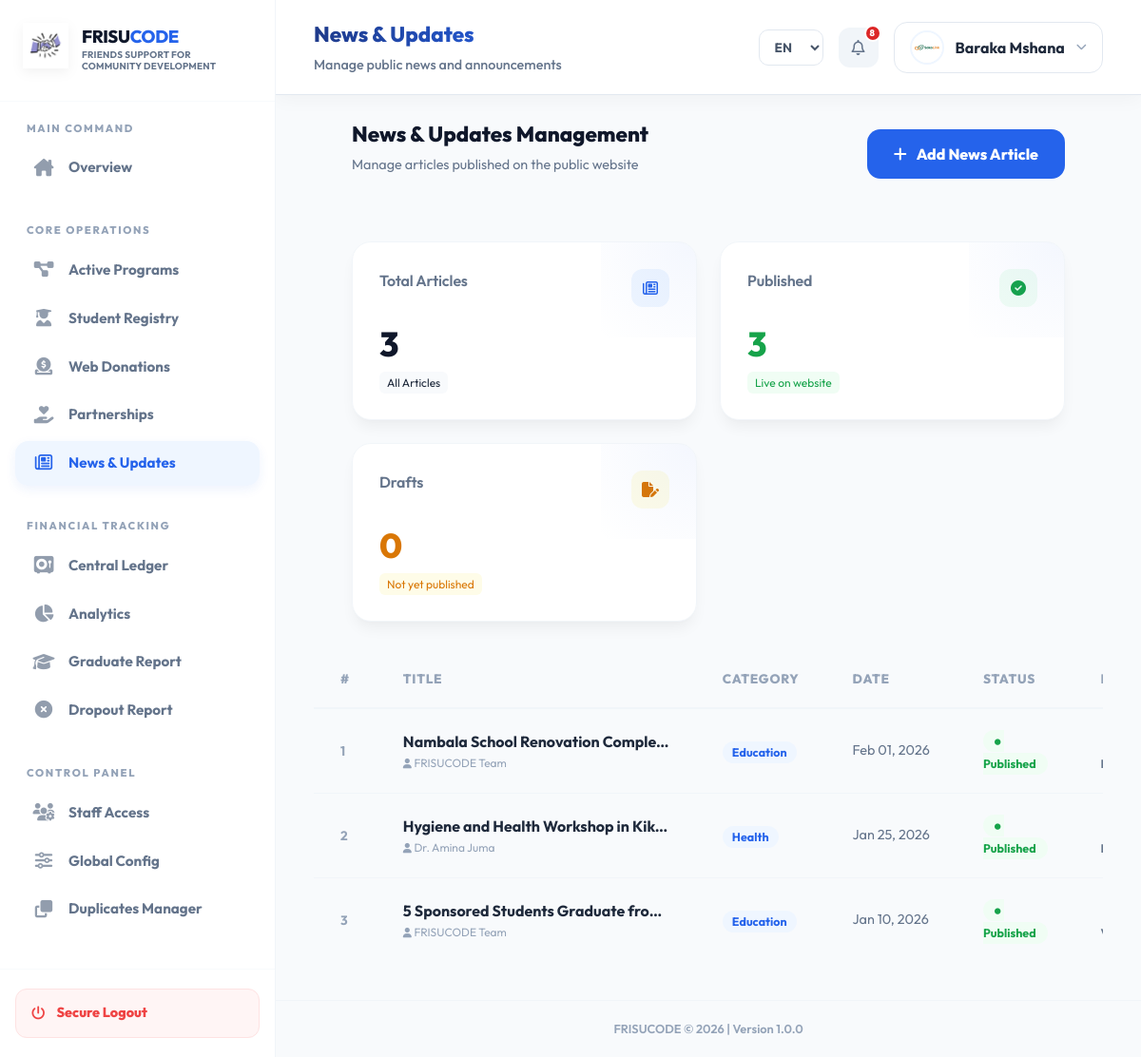
The page /system/news/index.php (signed in) on the database its author committed.
### tables this page shows
CREATE TABLE `users` (
  `id` int(11) NOT NULL,
  `full_name` varchar(100) NOT NULL,
  `email` varchar(100) NOT NULL,
  `profile_picture` varchar(255) DEFAULT NULL,
  `phone` varchar(30) DEFAULT NULL,
  `address` text DEFAULT NULL,
  `password` varchar(255) NOT NULL,
  `role` enum('super_admin','director','project_manager','finance','me_officer','field_officer','donor','guest') NOT NULL DEFAULT 'guest',
  `status` enum('active','inactive') DEFAULT 'active',
  `preferred_language` enum('en','sw','de','fr','es') DEFAULT 'en',
  `last_login` datetime DEFAULT NULL,
  `created_at` timestamp NOT NULL DEFAULT current_timestamp(),
  `updated_at` timestamp NOT NULL DEFAULT current_timestamp() ON UPDATE current_timestamp()
);

CREATE TABLE `news` (
  `id` int(11) NOT NULL,
  `title` varchar(200) NOT NULL,
  `content` text DEFAULT NULL,
  `media_url` varchar(255) DEFAULT NULL,
  `media_type` enum('image','video','none') DEFAULT 'none',
  `extra_media_1` varchar(255) DEFAULT NULL,
  `extra_media_2` varchar(255) DEFAULT NULL,
  `attachment_url` varchar(255) DEFAULT NULL,
  `attachment_name` varchar(150) DEFAULT NULL,
  `published_date` date DEFAULT NULL,
  `status` enum('published','draft') NOT NULL DEFAULT 'published',
  `category` varchar(100) DEFAULT 'General',
  `author` varchar(150) DEFAULT NULL,
  `created_at` timestamp NOT NULL DEFAULT current_timestamp()
);

### system/news/index.php (the view, shortened to what this page needs)
<?php
require_once __DIR__ . '/../auth/auth_check.php';
require_once __DIR__ . '/../config/db.php';
$news = $pdo->query("SELECT * FROM news ORDER BY published_date DESC")->fetchAll(PDO::FETCH_ASSOC);
$total = count($news);
$published = count(array_filter($news, fn($n) => ($n['status'] ?? 'published') === 'published'));
$drafts = $total - $published;
?>
<!DOCTYPE html>
<html lang="<?= htmlspecialchars($lang ?? 'en') ?>">
<head>
    <link rel="stylesheet" href="../../assets/css/system-dashboard.css">
    <link rel="stylesheet" href="https://cdnjs.cloudflare.com/ajax/libs/font-awesome/6.5.1/css/all.min.css">
</head>
<body>
<div class="dashboard-layout">
    <div class="main">
        <?php include __DIR__ . '/../partials/header.php'; ?>
        <div style="padding: 0 40px 40px;">
            <div class="page-header" style="margin-bottom: 30px;">
                <div>
                    <h2><?= __('News & Updates Management') ?></h2>
                    <p style="color:#64748b;font-size:0.9rem;margin-top:4px;"><?= __('Manage articles published on the public website') ?></p>
                </div>
                <a href="create.php" class="btn-primary">
                    <i class="fa-solid fa-plus"></i> <?= __('Add News Article') ?>
                </a>
            </div>
            <div class="stats-grid" style="margin-bottom: 30px;">
                <div class="stat-card fade-in">
                    <div style="display:flex;justify-content:space-between;">
                        <h4><?= __('Total Articles') ?></h4>
                        <div style="width:40px;height:40px;border-radius:12px;background:#eff6ff;display:flex;align-items:center;justify-content:center;color:#2563eb;">
                            <i class="fa-regular fa-newspaper"></i>
                        </div>
                    </div>
                    <strong><?= $total ?></strong>
                    <span class="neutral" style="background:#f8fafc;padding:4px 8px;border-radius:6px;font-size:0.75rem;"><?= __('All Articles') ?></span>
                </div>
                <div class="stat-card fade-in" style="animation-delay:.1s;">
                    <div style="display:flex;justify-content:space-between;">
                        <h4><?= __('Published') ?></h4>
                        <div style="width:40px;height:40px;border-radius:12px;background:#f0fdf4;display:flex;align-items:center;justify-content:center;color:#16a34a;">
                            <i class="fa-solid fa-circle-check"></i>
                        </div>
                    </div>
                    <strong style="color:#16a34a;"><?= $published ?></strong>
                    <span class="up" style="background:#f0fdf4;padding:4px 8px;border-radius:6px;font-size:0.75rem;color:#16a34a;"><?= __('Live on website') ?></span>
                </div>
                <div class="stat-card fade-in" style="animation-delay:.2s;">
                    <div style="display:flex;justify-content:space-between;">
                        <h4><?= __('Drafts') ?></h4>
                        <div style="width:40px;height:40px;border-radius:12px;background:#fefce8;display:flex;align-items:center;justify-content:center;color:#d97706;">
                            <i class="fa-solid fa-file-pen"></i>
                        </div>
                    </div>
                    <strong style="color:#d97706;"><?= $drafts ?></strong>
                    <span class="neutral" style="background:#fefce8;padding:4px 8px;border-radius:6px;font-size:0.75rem;color:#d97706;"><?= __('Not yet published') ?></span>
                </div>
            </div>
            <div class="card" style="padding:0;overflow:hidden;">
                <div class="table-scroll-wrapper" style="max-height: 600px; overflow: auto;">
                    <table class="data-table">
                        <thead>
                            <tr>
                                <th>#</th>
                                <th><?= __('Title') ?></th>
                                <th><?= __('Category') ?></th>
                                <th><?= __('Date') ?></th>
                                <th><?= __('Status') ?></th>
                                <th><?= __('Media') ?></th>
                            </tr>
                        </thead>
                        <tbody>
                            <?php if (empty($news)): ?>
                                <tr>
                                    <td colspan="7" style="text-align:center;padding:60px 20px;color:#94a3b8;">
                                        <i class="fa-regular fa-newspaper" style="font-size:3rem;margin-bottom:12px;display:block;opacity:.4;"></i>
                                        <strong><?= __('No news articles yet') ?></strong><br>
                                        <small><?= __('Add your first article to share updates with the public.') ?></small>
                                    </td>
                                </tr>
                            <?php else: ?>
                                <?php foreach ($news as $i => $item): ?>
                                    <tr>
                                        <td style="color:#94a3b8;font-weight:700;font-size:0.85rem;"><?= $i + 1 ?></td>
                                        <td>
                                            <div style="font-weight:700;color:#1e293b;max-width:280px;white-space:nowrap;overflow:hidden;text-overflow:ellipsis;"><?= htmlspecialchars($item['title']) ?></div>
                                            <?php if (!empty($item['author'])): ?>
                                                <div style="font-size:0.75rem;color:#94a3b8;margin-top:2px;"><i class="fa-solid fa-user" style="font-size:.65rem;"></i> <?= htmlspecialchars($item['author']) ?></div>
                                            <?php endif; ?>
                                        </td>
                                        <td>
                                            <span style="background:#eff6ff;color:#2563eb;padding:4px 10px;border-radius:20px;font-size:0.78rem;font-weight:700;">
                                                <?= htmlspecialchars($item['category'] ?? 'General') ?>
                                            </span>
                                        </td>
                                        <td style="color:#64748b;font-size:0.9rem;white-space:nowrap;">
                                            <?= $item['published_date'] ? date('M d, Y', strtotime($item['published_date'])) : '—' ?>
                                        </td>
                                        <td>
                                            <?php $status = $item['status'] ?? 'published'; ?>
                                            <?php if ($status === 'published'): ?>
                                                <span style="background:#f0fdf4;color:#16a34a;padding:4px 12px;border-radius:20px;font-size:0.78rem;font-weight:700;">
                                                    <i class="fa-solid fa-circle" style="font-size:.4rem;vertical-align:middle;margin-right:4px;"></i><?= __('Published') ?>
                                                </span>
                                            <?php else: ?>
                                                <span style="background:#fefce8;color:#d97706;padding:4px 12px;border-radius:20px;font-size:0.78rem;font-weight:700;">
                                                    <i class="fa-solid fa-circle" style="font-size:.4rem;vertical-align:middle;margin-right:4px;"></i><?= __('Draft') ?>
                                                </span>
                                            <?php endif; ?>
                                        </td>
                                        <td>
                                            <?php $mtype = $item['media_type'] ?? 'none'; ?>
                                            <?php if ($mtype !== 'none' && !empty($item['media_url'])): ?>
                                                <span style="background:#f8fafc;color:#64748b;padding:4px 10px;border-radius:20px;font-size:0.78rem;font-weight:600;">
                                                </span>
                                            <?php else: ?>
                                                <span style="color:#cbd5e1;font-size:0.85rem;">None</span>
                                            <?php endif; ?>
                                        </td>
                                    </tr>
                                <?php endforeach; ?>
                            <?php endif; ?>
                        </tbody>
                    </table>
                </div>
            </div>
        </div>
        <?php include __DIR__ . '/../partials/footer.php'; ?>
    </div>
</div>
</body>
</html>

### system/partials/header.php (shortened to what this page needs)
<?php
$current_url = $_SERVER['REQUEST_URI'];
$title_data = ['title' => __('System Module'), 'sub' => __('FRISUCODE Smart Office')];
if (strpos($current_url, '/dashboards/super_admin.php') !== false) {
    $title_data = ['title' => __('Executive Dashboard'), 'sub' => __('Real-time overview of organization impact')];
} elseif (strpos($current_url, '/dashboards/staff.php') !== false) {
    $title_data = ['title' => __('Staff Dashboard'), 'sub' => __('Your workspace and assigned tasks')];
} elseif (strpos($current_url, '/dashboards/project_manager.php') !== false) {
    $title_data = ['title' => __('Project Manager Dashboard'), 'sub' => __('Manage active programs and resources')];
} elseif (strpos($current_url, '/dashboards/donor.php') !== false) {
    $title_data = ['title' => __('Donor Portal'), 'sub' => __('Your impact and contribution overview')];
} elseif (strpos($current_url, '/dashboards/finance.php') !== false) {
    $title_data = ['title' => __('Finance Dashboard'), 'sub' => __('Real-time financial control and oversight')];
} elseif (strpos($current_url, '/projects/') !== false) {
    if (strpos($current_url, 'create.php') !== false) {
        $title_data = ['title' => __('New Program'), 'sub' => __('Initiating a community initiative')];
    } else {
        $title_data = ['title' => __('Project Management'), 'sub' => __('Overseeing active programs and goals')];
    }
} elseif (strpos($current_url, '/beneficiaries/') !== false) {
    if (strpos($current_url, 'create.php') !== false) {
        $title_data = ['title' => __('Student Registration'), 'sub' => __('Adding a new beneficiary to the database')];
    } else {
        $title_data = ['title' => __('Student Registry'), 'sub' => __('Managing sponsored students and progress')];
    }
} elseif (strpos($current_url, '/finance/') !== false) {
    if (strpos($current_url, 'create.php') !== false) {
        $title_data = ['title' => __('New Entry'), 'sub' => __('Recording financial movement in the ledger')];
    } else {
        $title_data = ['title' => __('Financial Ledger'), 'sub' => __('Tracking organizational inflow and outflow')];
    }
} elseif (strpos($current_url, '/donations/') !== false) {
    $title_data = ['title' => __('Public Contributions'), 'sub' => __('Reviewing donations received from the website')];
} elseif (strpos($current_url, '/donors/') !== false) {
    $title_data = ['title' => __('Partner Registry'), 'sub' => __('Managing official sponsors and partner organizations')];
} elseif (strpos($current_url, '/reports/') !== false) {
    $title_data = ['title' => __('Impact Analytics'), 'sub' => __('Data-driven insights and reporting')];
} elseif (strpos($current_url, '/users/') !== false) {
    $title_data = ['title' => __('Staff Directory'), 'sub' => __('Managing system access and personnel roles')];
} elseif (strpos($current_url, '/settings/') !== false) {
    $title_data = ['title' => __('Global Settings'), 'sub' => __('System-wide configurations and branding')];
} elseif (strpos($current_url, '/news/') !== false) {
    if (strpos($current_url, 'create.php') !== false) {
        $title_data = ['title' => __('Add News Article'), 'sub' => __('Create a new article for the public website')];
    } elseif (strpos($current_url, 'edit.php') !== false) {
        $title_data = ['title' => __('Edit News Article'), 'sub' => __('Update an existing news publication')];
    } else {
        $title_data = ['title' => __('News & Updates'), 'sub' => __('Manage public news and announcements')];
    }
}
$adminName = $_SESSION['user_name'] ?? 'Admin User';
$lang = $_SESSION['lang'] ?? 'en';
?>
<header class="topbar">
    <div>
        <h1><?= $title_data['title'] ?></h1>
        <p><?= $title_data['sub'] ?></p>
    </div>
    <div class="top-actions">
        <form method="get" class="lang-select">
            <select name="lang" onchange="this.form.submit()">
                <option value="en" <?= ($lang ?? 'en')=='en'?'selected':'' ?>>EN</option>
            </select>
        </form>
        <?php
        $headerNotifs = [];
        if (isset($pdo)) {
            try {
                $stmt = $pdo->query("SELECT id, full_name, registered_at FROM beneficiaries ORDER BY registered_at DESC LIMIT 5");
                while ($row = $stmt->fetch(PDO::FETCH_ASSOC)) {
                    $headerNotifs[] = [
                        'time' => strtotime($row['registered_at'])
                    ];
                }
                $stmt = $pdo->query("SELECT id, title, created_at FROM projects ORDER BY created_at DESC LIMIT 5");
                while ($row = $stmt->fetch(PDO::FETCH_ASSOC)) {
                    $headerNotifs[] = [
                        'time' => strtotime($row['created_at'])
                    ];
                }
            } catch (PDOException $e) {}
        }
        $headerNotifCount = count($headerNotifs);
        ?>
        <a href="/frisucode_ms/system/notifications/index.php" class="icon-btn" title="<?= __('System Notifications') ?>">
            <i class="fa-regular fa-bell"></i>
            <?php if($headerNotifCount > 0): ?>
                <span class="badge"><?= $headerNotifCount ?></span>
            <?php endif; ?>
        </a>
        <div class="profile">
            <div class="profile-trigger">
                <?php
                $sysUserId = $_SESSION['user_id'] ?? null;
                $pPic = null;
                if ($sysUserId && isset($pdo)) {
                    try {
                        $usrStmt = $pdo->prepare("SELECT profile_picture FROM users WHERE id = ?");
                        $usrStmt->execute([$sysUserId]);
                        $pPic = $usrStmt->fetchColumn();
                    } catch(PDOException $e) {}
                }
                if (!empty($pPic)): ?>
                    <img src="<?= htmlspecialchars($pPic) ?>" alt="Profile" style="width: 36px; height: 36px; border-radius: 50%; object-fit: cover; border: 2px solid var(--primary-light);">
                <?php else: ?>
                    <div class="profile-img-circle">
                        <?= strtoupper(substr($adminName, 0, 1)) ?>
                    </div>
                <?php endif; ?>
                <span style="font-weight: 700; color: #1e293b;"><?= htmlspecialchars($adminName) ?></span>
                <i class="fa-solid fa-chevron-down" style="font-size: 0.7rem; color: #94a3b8;"></i>
            </div>
        </div>
    </div>
</header>

### rows shown on the page
users: profile_picture (picture)
news: title "Nambala School Renovation Comple…", author "FRISUCODE Team", category "Education", published_date "Feb 01, 2026"
news: title "Hygiene and Health Workshop in Kik…", author "Dr. Amina Juma", category "Health", published_date "Jan 25, 2026"
news: title "5 Sponsored Students Graduate fro…", author "FRISUCODE Team", category "Education", published_date "Jan 10, 2026"

### other values the page prints
__('Friends Support for Community Development') "FRIENDS SUPPORT FOR COMMUNITY DEVELOPMENT"
__('Main Command') "MAIN COMMAND"
__('Overview') "Overview"
__('Core Operations') "CORE OPERATIONS"
__('Active Programs') "Active Programs"
__('Student Registry') "Student Registry"
__('Web Donations') "Web Donations"
__('Partnerships') "Partnerships"
__('News & Updates') "News & Updates"
__('Financial Tracking') "FINANCIAL TRACKING"
__('Central Ledger') "Central Ledger"
__('Analytics') "Analytics"
__('Graduate Report') "Graduate Report"
__('Dropout Report') "Dropout Report"
__('Control Panel') "CONTROL PANEL"
